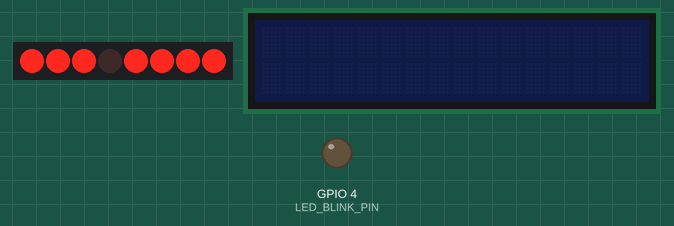
Bench run of a sketch on a simulated ESP32. Parts: 8 port-expander outputs drawn as a row of LEDs (first output left, lit = HIGH), 16×2 character LCD, output pins drawn as LEDs (lit = HIGH). Wiring (inferred from the names in the program): PCF8574 port expander at I2C address 0x27. Wiring (inferred from the signals the program sends): row of LEDs: on Q0, Q1, Q2, Q3, Q4, Q5, Q6, Q7. What the sketch prints to the serial monitor is not drawn.

Above: at 1.39 s.
At 2.6 s:
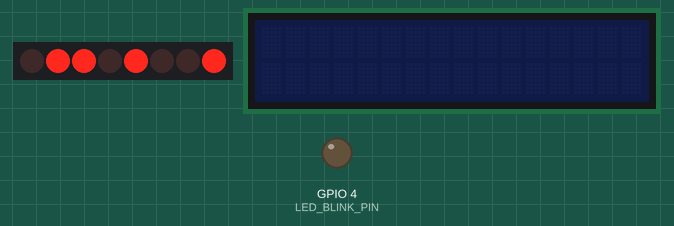
At 10.98 s:
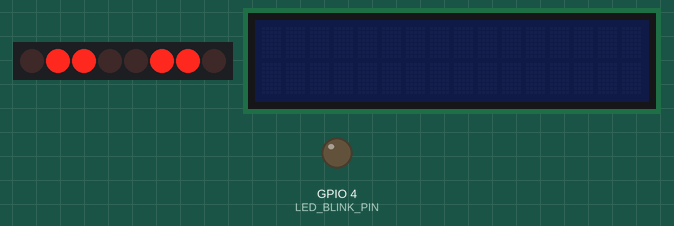
At 18.5 s:
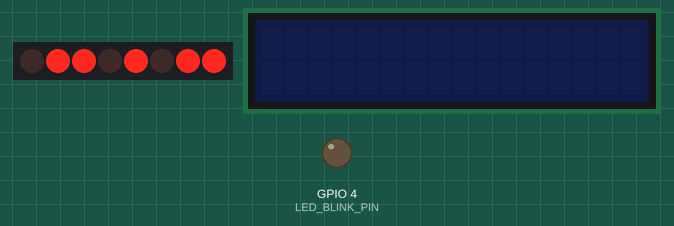
At 27.5 s:
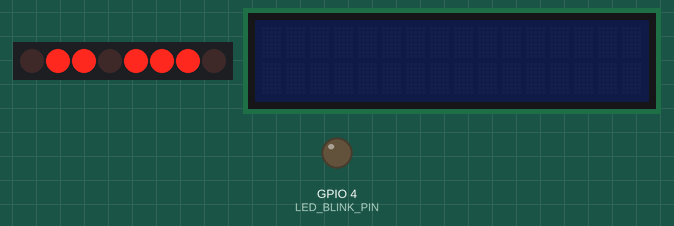
At 36.5 s:
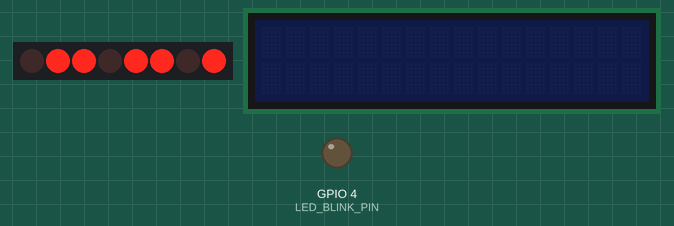
Timing chart, 0 to 38.0 s (numbered marks = the images above):
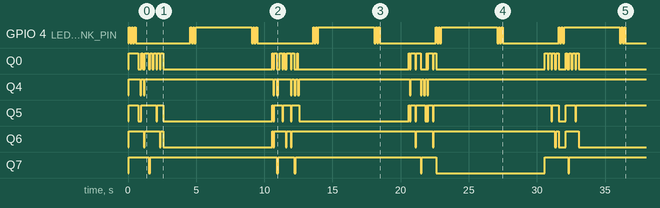

Measured:
- by itself, GPIO 4 (LED_BLINK_PIN): repeats every 8.9 s: 2 × (LOW 0.10 s, HIGH 0.10 s), LOW 4.0 s, 2 × (HIGH 0.10 s, LOW 0.10 s), HIGH 4.1 s
- by itself, Q0: LOW → HIGH at 0.07 s, → LOW 0.69 s later, → HIGH 0.22 s later, → LOW 0.12 s later, … (56 changes in this stretch)

The sketch:

Lab4part1.ino
```cpp
/**
 * @file Lab4part1.ino
 * @author Sung-Po Chang
 * @brief Preemptive Shortest Remaining Time First (SRTF) Scheduler Implementation.
 * @version 1.0
 * @date 2026-05-25
 * * @mainpage Laboratory 4 Part 1: Preemptive SRTF Scheduler
 * * @section intro_sec Introduction
 * This project implements a custom, software-driven preemptive Shortest Remaining Time First
 * (SRTF) scheduler on top of FreeRTOS running on an ESP32. The central scheduler task manages
 * three concurrent worker threads by controlling their states using time-slice slices.
 * * @section modules_sec Main Functional Modules
 * - Task Preemption Control (via scheduleTasks)
 * - Custom Peripheral Interface (Bit-masked I2C LCD Driver)
 * - Worker Routines (LED Blinker, LCD Counter, and Serial Alphabet Printer)
 */

#include <Wire.h>
#include <LiquidCrystal_I2C.h>

/** @brief Bit 0: Register Select bit (0 = command, 1 = data). */
#define BIT_RS        0x01
/** @brief Bit 1: Read/Write bit (0 = writing to LCD, 1 = reading from LCD). */
#define BIT_RW        0x02
/** @brief Bit 2: Enable bit (HIGH to latch incoming data/command, LOW to process). */
#define BIT_EN        0x04
/** @brief Bit 3: Backlight control bit (1 = turn on, 0 = turn off). */
#define BIT_BACKLIGHT 0x08

/** @brief Digital pin connected to the onboard indicator LED. */
#define LED_BLINK_PIN  4

/** @brief Global I2C LCD object instantiation. */
LiquidCrystal_I2C lcd(0x27, 16, 2);

/** @brief Global task handle for the LED Blinker routine. */
TaskHandle_t ledTaskHandle = NULL;
/** @brief Global task handle for the LCD Counter routine. */
TaskHandle_t counterTaskHandle = NULL;
/** @brief Global task handle for the Serial Alphabet Printer routine. */
TaskHandle_t alphabetTaskHandle = NULL;

void ledTask(void *arg);
void counterTask(void *arg);
void alphabetTask(void *arg);
void scheduleTasks(void *arg);

/** @brief Total required computation ticks for the LED task (500 ms). */
const TickType_t ledTaskExecutionTime = 500 / portTICK_PERIOD_MS;
/** @brief Total required computation ticks for the Counter task (2000 ms). */
const TickType_t counterTaskExecutionTime = 2000 / portTICK_PERIOD_MS;
/** @brief Total required computation ticks for the Alphabet task (13000 ms). */
const TickType_t alphabetTaskExecutionTime = 13000 / portTICK_PERIOD_MS;

/** @brief Volatile counter tracking the remaining execution ticks of the LED task. */
volatile TickType_t remainingLedTime = ledTaskExecutionTime;
/** @brief Volatile counter tracking the remaining execution ticks of the Counter task. */
volatile TickType_t remainingCounterTime = counterTaskExecutionTime;
/** @brief Volatile counter tracking the remaining execution ticks of the Alphabet task. */
volatile TickType_t remainingAlphabetTime = alphabetTaskExecutionTime;

/**
 * @brief Low-level driver to process and transmit raw command or data bytes to the I2C LCD.
 * @details Splits the 8-bit input into high and low nibbles to match the 4-bit transfer protocol.
 * @param value The 8-bit packet containing data characters or device configurations.
 * @param is_data Context flag set to true for RAM data writing, false for register commands.
 */
void lcd_send(uint8_t value, bool is_data) {
  uint8_t rs_bit = is_data ? BIT_RS : 0x00;
  uint8_t backlight_bit = BIT_BACKLIGHT;

  // 1. first half data (Bits 4-7)
  uint8_t high_nibble = value & 0xF0;
  Wire.beginTransmission(0x27);
  Wire.write(high_nibble | backlight_bit | BIT_EN | rs_bit);
  Wire.write(high_nibble | backlight_bit | 0x00 | rs_bit);
  Wire.endTransmission();
  delay(1);

  // 2. second half data (Bits 0-3)
  uint8_t low_nibble = (value << 4) & 0xF0;
  Wire.beginTransmission(0x27);
  Wire.write(low_nibble | backlight_bit | BIT_EN | rs_bit);
  Wire.write(low_nibble | backlight_bit | 0x00 | rs_bit);
  Wire.endTransmission();
  delay(1);
}

/**
 * @brief Sends an instruction command to configure the LCD screen layout or clear status.
 * @param cmd The 8-bit hex configuration code.
 */
void lcd_command(uint8_t cmd) {
  lcd_send(cmd, false);
}

/**
 * @brief Transmits a standalone raw ASCII character byte to be printed at the active cursor.
 * @param data The text symbol byte.
 */
void lcd_data(uint8_t data) {
  lcd_send(data, true);
}

/**
 * @brief Parses and prints a null-terminated string onto the display.
 * @param str Constant character pointer to the target message string.
 */
void lcd_print(const char* str) {
  while (*str) {
    lcd_data(*str++);
  }
}

/**
 * @brief Formats and renders a multi-digit integer to the display.
 * @param num The numerical integer to display.
 */
void lcd_print_int(int num) {
  if (num >= 10) {
    lcd_data('0' + (num / 10));
    lcd_data('0' + (num % 10));
  } else {
    lcd_data('0' + num);
  }
}

/**
 * @brief Worker Task 1: Periodic LED Blinker loop.
 * @param arg Pointer to task parameters passed during initialization (Unused).
 */
void ledTask(void *arg) {
  bool ledState = LOW;
  while (1) {
    ledState = !ledState;
    digitalWrite(LED_BLINK_PIN, ledState);
    vTaskDelay(100 / portTICK_PERIOD_MS);
  }
}

/**
 * @brief Worker Task 2: Incremental LCD numerical Counter display loop.
 * @param arg Pointer to task parameters passed during initialization (Unused).
 */
void counterTask(void *arg) {
  int count = 1;
  while (1) {
    lcd_command(0x01);
    delay(2);

    lcd_command(0x80);
    lcd_print("Count: ");
    lcd_print_int(count);

    count++;
    if (count > 20) count = 1;
    vTaskDelay(100 / portTICK_PERIOD_MS);
  }
}

/**
 * @brief Worker Task 3: Sequential A-Z Alphabet Printer loop.
 * @param arg Pointer to task parameters passed during initialization (Unused).
 */
void alphabetTask(void *arg) {
  char c = 'A';
  int quantumCounter = 0;
  while (1) {
    if (quantumCounter == 0) {
      Serial.print(c);
      if (c < 'Z') {
        Serial.print(", ");
      } else {
        Serial.println();
      }
    }

    vTaskDelay(100 / portTICK_PERIOD_MS);
    quantumCounter++;
    if (quantumCounter >= 5) {
      quantumCounter = 0;
      c++;
      if (c > 'Z') {
        c = 'A';
      }
    }
  }
}

/**
 * @brief Core SRTF Central Scheduler Task.
 * @details Evaluates all actively available tasks, dispatches the one with the shortest
 * remaining run requirement for a 100ms slice, tracks budgets, and monitors cooldown cycles.
 * @param arg Pointer to task parameters passed during initialization (Unused).
 */
void scheduleTasks(void *arg) {
  vTaskSuspend(ledTaskHandle);
  vTaskSuspend(counterTaskHandle);
  vTaskSuspend(alphabetTaskHandle);

  const TickType_t timeQuantum = 100 / portTICK_PERIOD_MS;

  const TickType_t ledArrivalPeriod = 4000 / portTICK_PERIOD_MS;
  const TickType_t counterArrivalPeriod = 8000 / portTICK_PERIOD_MS;
  const TickType_t alphabetArrivalPeriod = 25000 / portTICK_PERIOD_MS;

  TickType_t ledNextArrival = xTaskGetTickCount();
  TickType_t counterNextArrival = xTaskGetTickCount();
  TickType_t alphabetNextArrival = xTaskGetTickCount();

  while (1) {
    TickType_t currentTick = xTaskGetTickCount();

    if (remainingLedTime == 0 && currentTick >= ledNextArrival) {
      remainingLedTime = ledTaskExecutionTime;
      Serial.println("\nLED Task re-arrived into system.");
    }

    if (remainingCounterTime == 0 && currentTick >= counterNextArrival) {
      remainingCounterTime = counterTaskExecutionTime;
      Serial.println("\nCounter Task re-arrived into system.");
    }

    if (remainingAlphabetTime == 0 && currentTick >= alphabetNextArrival) {
      remainingAlphabetTime = alphabetTaskExecutionTime;
      Serial.println("\nAlphabet Task re-arrived into system.");
    }

    TickType_t minRemainingTime = portMAX_DELAY;
    TaskHandle_t nextTask = NULL;
    int selectedTaskNum = 0;

    if (remainingLedTime > 0 && remainingLedTime < minRemainingTime) {
      minRemainingTime = remainingLedTime;
      nextTask = ledTaskHandle;
      selectedTaskNum = 1;
    }
    if (remainingCounterTime > 0 && remainingCounterTime < minRemainingTime) {
      minRemainingTime = remainingCounterTime;
      nextTask = counterTaskHandle;
      selectedTaskNum = 2;
    }
    if (remainingAlphabetTime > 0 && remainingAlphabetTime < minRemainingTime) {
      minRemainingTime = remainingAlphabetTime;
      nextTask = alphabetTaskHandle;
      selectedTaskNum = 3;
    }

    if (nextTask != NULL) {
      vTaskResume(nextTask);
      vTaskDelay(timeQuantum);
      vTaskSuspend(nextTask);

      if (selectedTaskNum == 1) {
        if (remainingLedTime >= timeQuantum) {
          remainingLedTime -= timeQuantum;
        } else {
          remainingLedTime = 0;
        }

        if (remainingLedTime == 0) {
          ledNextArrival = xTaskGetTickCount() + ledArrivalPeriod;
          Serial.println("\nLED Task finished! Entering cooldown...");
        }
      }
      else if (selectedTaskNum == 2) {
        if (remainingCounterTime >= timeQuantum) {
          remainingCounterTime -= timeQuantum;
        } else {
          remainingCounterTime = 0;
        }

        if (remainingCounterTime == 0) {
          counterNextArrival = xTaskGetTickCount() + counterArrivalPeriod;
          Serial.println("\nCounter Task finished! Entering cooldown...");
        }
      }
      else if (selectedTaskNum == 3) {
        if (remainingAlphabetTime >= timeQuantum) {
          remainingAlphabetTime -= timeQuantum;
        } else {
          remainingAlphabetTime = 0;
        }

        if (remainingAlphabetTime == 0) {
          alphabetNextArrival = xTaskGetTickCount() + alphabetArrivalPeriod;
          Serial.println("\nAlphabet Task finished! Entering cooldown...");
        }
      }
    } else {
      vTaskDelay(timeQuantum);
    }
  }
}

/**
 * @brief Arduino hardware setup hook.
 * @details Initializes peripheral pins, UART interfaces, and spins up the multi-task threads.
 */
void setup() {
  Serial.begin(115200);
  Wire.begin();
  lcd.init();
  delay(2);

  pinMode(LED_BLINK_PIN, OUTPUT);

  Serial.println("--- Scheduler Initialized with Manual LCD Driver ---");

  xTaskCreatePinnedToCore(ledTask, "LED Task", 2048, NULL, 1, &ledTaskHandle, 0);
  xTaskCreatePinnedToCore(counterTask, "Counter Task", 2048, NULL, 1, &counterTaskHandle, 0);
  xTaskCreatePinnedToCore(alphabetTask, "Alphabet Task", 2048, NULL, 1, &alphabetTaskHandle, 0);
  xTaskCreatePinnedToCore(scheduleTasks, "SRTF Scheduler", 2048, NULL, 2, NULL, 0);
}

/**
 * @brief Standard Arduino main loop entry point (Unused in FreeRTOS environment).
 */
void loop() {
  // Empty loop
}
```
